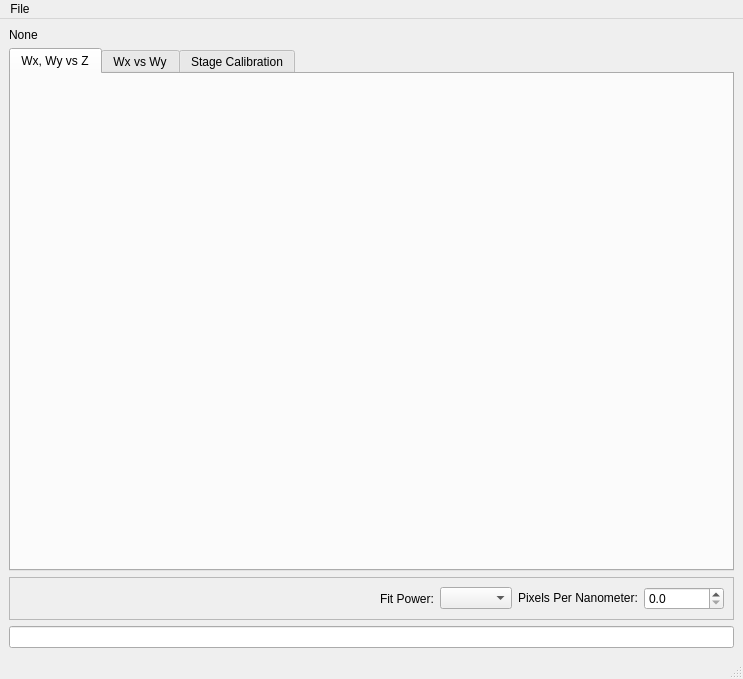
<?xml version="1.0" encoding="UTF-8"?>
<ui version="4.0">
 <class>MainWindow</class>
 <widget class="QMainWindow" name="MainWindow">
  <property name="geometry">
   <rect>
    <x>0</x>
    <y>0</y>
    <width>743</width>
    <height>679</height>
   </rect>
  </property>
  <property name="windowTitle">
   <string>ZeeCalibrator</string>
  </property>
  <widget class="QWidget" name="centralwidget">
   <layout class="QVBoxLayout" name="verticalLayout">
    <item>
     <widget class="QLabel" name="filenameLabel">
      <property name="sizePolicy">
       <sizepolicy hsizetype="Preferred" vsizetype="Fixed">
        <horstretch>0</horstretch>
        <verstretch>0</verstretch>
       </sizepolicy>
      </property>
      <property name="text">
       <string>None</string>
      </property>
     </widget>
    </item>
    <item>
     <widget class="QTabWidget" name="plotTabWidget">
      <property name="currentIndex">
       <number>0</number>
      </property>
      <widget class="QWidget" name="wxwyvzTab">
       <attribute name="title">
        <string>Wx, Wy vs Z</string>
       </attribute>
      </widget>
      <widget class="QWidget" name="wxvwyTab">
       <attribute name="title">
        <string>Wx vs Wy</string>
       </attribute>
       <layout class="QHBoxLayout" name="horizontalLayout_2">
        <item>
         <spacer name="horizontalSpacer_2">
          <property name="orientation">
           <enum>Qt::Horizontal</enum>
          </property>
          <property name="sizeHint" stdset="0">
           <size>
            <width>40</width>
            <height>20</height>
           </size>
          </property>
         </spacer>
        </item>
        <item>
         <widget class="QWidget" name="wxvwyPlotWidget" native="true">
          <property name="sizePolicy">
           <sizepolicy hsizetype="Preferred" vsizetype="Preferred">
            <horstretch>1</horstretch>
            <verstretch>1</verstretch>
           </sizepolicy>
          </property>
          <property name="sizeIncrement">
           <size>
            <width>1</width>
            <height>1</height>
           </size>
          </property>
          <property name="autoFillBackground">
           <bool>false</bool>
          </property>
         </widget>
        </item>
        <item>
         <spacer name="horizontalSpacer_3">
          <property name="orientation">
           <enum>Qt::Horizontal</enum>
          </property>
          <property name="sizeHint" stdset="0">
           <size>
            <width>40</width>
            <height>20</height>
           </size>
          </property>
         </spacer>
        </item>
       </layout>
      </widget>
      <widget class="QWidget" name="stageTab">
       <attribute name="title">
        <string>Stage Calibration</string>
       </attribute>
      </widget>
     </widget>
    </item>
    <item>
     <widget class="QFrame" name="pixFrame">
      <property name="sizePolicy">
       <sizepolicy hsizetype="Preferred" vsizetype="Fixed">
        <horstretch>0</horstretch>
        <verstretch>0</verstretch>
       </sizepolicy>
      </property>
      <property name="frameShape">
       <enum>QFrame::StyledPanel</enum>
      </property>
      <property name="frameShadow">
       <enum>QFrame::Raised</enum>
      </property>
      <layout class="QHBoxLayout" name="horizontalLayout">
       <item>
        <spacer name="horizontalSpacer">
         <property name="orientation">
          <enum>Qt::Horizontal</enum>
         </property>
         <property name="sizeHint" stdset="0">
          <size>
           <width>40</width>
           <height>20</height>
          </size>
         </property>
        </spacer>
       </item>
       <item>
        <widget class="QLabel" name="powerLabel">
         <property name="text">
          <string>Fit Power:</string>
         </property>
        </widget>
       </item>
       <item>
        <widget class="QComboBox" name="powerComboBox">
         <property name="sizePolicy">
          <sizepolicy hsizetype="Preferred" vsizetype="Fixed">
           <horstretch>0</horstretch>
           <verstretch>0</verstretch>
          </sizepolicy>
         </property>
         <property name="minimumSize">
          <size>
           <width>40</width>
           <height>0</height>
          </size>
         </property>
        </widget>
       </item>
       <item>
        <widget class="QLabel" name="pixelLabel">
         <property name="sizePolicy">
          <sizepolicy hsizetype="Fixed" vsizetype="Fixed">
           <horstretch>0</horstretch>
           <verstretch>0</verstretch>
          </sizepolicy>
         </property>
         <property name="text">
          <string>Pixels Per Nanometer:</string>
         </property>
        </widget>
       </item>
       <item>
        <widget class="QDoubleSpinBox" name="pixelSpinBox">
         <property name="sizePolicy">
          <sizepolicy hsizetype="Fixed" vsizetype="Fixed">
           <horstretch>0</horstretch>
           <verstretch>0</verstretch>
          </sizepolicy>
         </property>
         <property name="minimumSize">
          <size>
           <width>80</width>
           <height>0</height>
          </size>
         </property>
         <property name="decimals">
          <number>1</number>
         </property>
         <property name="maximum">
          <double>1000.000000000000000</double>
         </property>
         <property name="singleStep">
          <double>0.100000000000000</double>
         </property>
        </widget>
       </item>
      </layout>
     </widget>
    </item>
    <item>
     <widget class="QLineEdit" name="calLineEdit"/>
    </item>
   </layout>
  </widget>
  <widget class="QMenuBar" name="menubar">
   <property name="geometry">
    <rect>
     <x>0</x>
     <y>0</y>
     <width>743</width>
     <height>21</height>
    </rect>
   </property>
   <widget class="QMenu" name="menuFile">
    <property name="title">
     <string>File</string>
    </property>
    <addaction name="actionLoad_Molecule_List"/>
    <addaction name="actionRedo_Fit"/>
    <addaction name="actionSave_Calibration"/>
    <addaction name="separator"/>
    <addaction name="actionLoad_Calibration"/>
    <addaction name="actionLoad_Data"/>
    <addaction name="separator"/>
    <addaction name="actionQuit"/>
   </widget>
   <addaction name="menuFile"/>
  </widget>
  <widget class="QStatusBar" name="statusbar"/>
  <action name="actionLoad_Molecule_List">
   <property name="text">
    <string>Load Molecule List</string>
   </property>
  </action>
  <action name="actionQuit">
   <property name="text">
    <string>Quit</string>
   </property>
  </action>
  <action name="actionRedo_Fit">
   <property name="text">
    <string>Redo Fit</string>
   </property>
  </action>
  <action name="actionSave_Calibration">
   <property name="text">
    <string>Save Calibration</string>
   </property>
  </action>
  <action name="actionLoad_Calibration">
   <property name="text">
    <string>Load Calibration</string>
   </property>
  </action>
  <action name="actionLoad_Data">
   <property name="text">
    <string>Load Data</string>
   </property>
  </action>
 </widget>
 <resources/>
 <connections/>
</ui>
